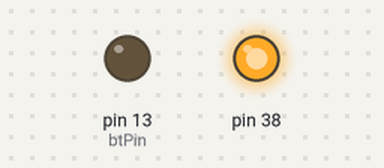
The sketch below on a simulated Arduino Mega 2560, built with avr-gcc and run on an emulated ATmega2560. On the bench: output pins drawn as LEDs (lit = HIGH). At 21.1 s the program stops and its outputs stay as they are.

Above: at 0.1 s.
At 6.1 s:
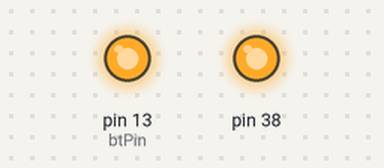
Timing chart, 0 to 7.6 s (numbered marks = the images above):
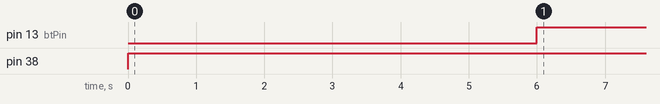

The sketch:

Bluetooth_Setup.ino
```cpp
// (licence header left out)
#define HARDWARE_REV 21  //place your hardware revision here: 1-5 means hardware-revision 1.x, 2x means 2.x
int SerialSpeed=9600;    //set the current speed of your bluetooth module here, usually 9600

#if HARDWARE_REV<20
HardwareSerial btSerial=Serial;
int btPin=7;
#else
HardwareSerial btSerial=Serial1;
int btPin=13;
#endif

void setup()
{
#if HARDWARE_REV>=20
    pinMode(38,OUTPUT);
    digitalWrite(38, 1);           // turn on whole system on
    delay(5000);
#endif
    btSerial.begin(SerialSpeed);
    delay(1000);
    pinMode(btPin, OUTPUT);
    digitalWrite(btPin,HIGH);
    delay(5000);
    btSerial.print("AT");
    delay(1000);
    btSerial.print("AT+VERSION?");
    delay(1000);
    btSerial.print("AT+ORGL");
    delay(1000);
    btSerial.print("AT+RMAAD");
    delay(1000);
    btSerial.print("AT+ROLE=0");
    delay(1000);
    btSerial.print("AT+PSWD=1234"); // Set pin to 1234 or anything of your choice
    delay(5000);
    btSerial.print("AT+NAMEArduinoPedelec"); //use your own name if you want
    delay(5000);
    btSerial.print("AT+BAUD8"); // Set baudrate to 115200, do not change
    delay(5000);
    digitalWrite(btPin,LOW);
    delay(10000);
    digitalWrite(btPin,HIGH);
#if HARDWARE_REV>=20
    digitalWrite(38, 0);           // turn on whole system off
#endif

}

void loop()
{

}
```

Measured:
- by itself, pin 13 (btPin): LOW → HIGH at 6.0 s
- by itself, pin 38: LOW → HIGH at 0.00 s
